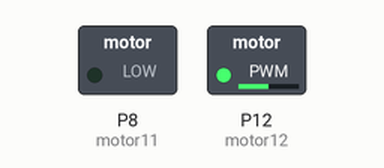
This program was run on a simulated BBC micro:bit (MakeCode). Parts: switched loads named in the program (green lamp = pin HIGH).

Above: at 0.05 s.
At 4.0 s:
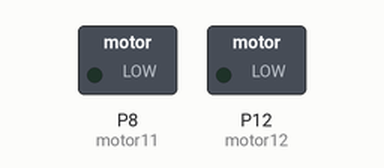
At 6.0 s:
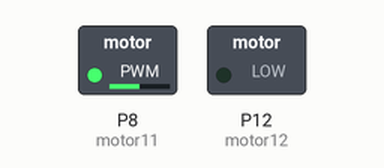
At 8.0 s:
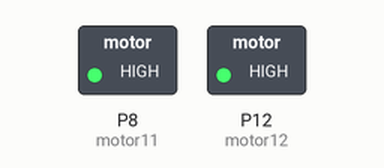
Timing chart, 0 to 10.4 s (numbered marks = the images above):
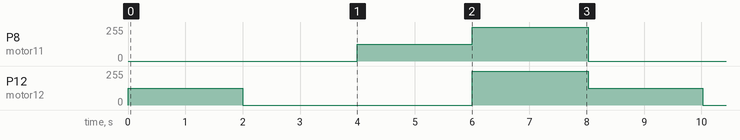

The program:

main.ts
```typescript
/**
 * Nifty Motor Driver Blocks
 * Motor Driver Extension for a general 2-motor configuration cart
 * default pin asign
 * - Motor1 P8 P12
 * - Motor2 P0 P16
 */

enum MotorEnum {
    //%blockId=nifty_motordriver_motor1
    //% block="Motor1"
    m1,
    //%blockId=nifty_motordriver_motor2
    //% block="Motor2"
    m2
}

//% weight=90 color=#228b22 icon="\u24C2"
namespace NiftyMotorDriver {
    let motor11: DigitalPin = DigitalPin.P8
    let motor12: DigitalPin = DigitalPin.P12
    let motor21: DigitalPin = DigitalPin.P0
    let motor22: DigitalPin = DigitalPin.P16
    let motor11a: AnalogPin = degitalPin2analogPin(motor11)
    let motor12a: AnalogPin = degitalPin2analogPin(motor12)
    let motor21a: AnalogPin = degitalPin2analogPin(motor21)
    let motor22a: AnalogPin = degitalPin2analogPin(motor22)

    //% blockId=initializeMotorDriver
    //% block="initialize Driver $motor pin1=$pin1 pin2=$pin2"
    export function initializeMotorDriver(motor: MotorEnum, pin1: DigitalPin, pin2: DigitalPin): void {
        if(motor == MotorEnum.m1) {
            motor11 = pin1
            motor12 = pin2
            motor11a = degitalPin2analogPin(motor11)
            motor12a = degitalPin2analogPin(motor12)
        } else {
            motor21 = pin1
            motor22 = pin2
            motor21a = degitalPin2analogPin(motor21)
            motor22a = degitalPin2analogPin(motor22)
        }
    }

    function degitalPin2analogPin(dpin: DigitalPin): AnalogPin {
        let apin: AnalogPin = 0
        if (dpin == DigitalPin.P0) apin = AnalogPin.P0
        else if (dpin == DigitalPin.P1) apin = AnalogPin.P1
        else if (dpin == DigitalPin.P2) apin = AnalogPin.P2
        else if (dpin == DigitalPin.P3) apin = AnalogPin.P3
        else if (dpin == DigitalPin.P4) apin = AnalogPin.P4
        else if (dpin == DigitalPin.P5) apin = AnalogPin.P5
        else if (dpin == DigitalPin.P6) apin = AnalogPin.P6
        else if (dpin == DigitalPin.P7) apin = AnalogPin.P7
        else if (dpin == DigitalPin.P8) apin = AnalogPin.P8
        else if (dpin == DigitalPin.P9) apin = AnalogPin.P9
        else if (dpin == DigitalPin.P10) apin = AnalogPin.P10
        else if (dpin == DigitalPin.P11) apin = AnalogPin.P11
        else if (dpin == DigitalPin.P12) apin = AnalogPin.P12
        else if (dpin == DigitalPin.P13) apin = AnalogPin.P13
        else if (dpin == DigitalPin.P14) apin = AnalogPin.P14
        else if (dpin == DigitalPin.P15) apin = AnalogPin.P15
        else if (dpin == DigitalPin.P16) apin = AnalogPin.P16
        else if (dpin == DigitalPin.P19) apin = AnalogPin.P19
        else if (dpin == DigitalPin.P20) apin = AnalogPin.P20
        return apin
    }

    let OutputVal = 0
    //% blockId=driveMotor
    //% block="drive motor $motor signed speed $sspeed"
    //% sspeed.min=-100 sspeed.max=100
    export function driveMotor(motor: MotorEnum, sspeed: number): void {
        if (motor == MotorEnum.m1) {
            if ( sspeed <0) {
                OutputVal = Math.trunc(-sspeed * 10.23)
                if (1023 < OutputVal) OutputVal = 1023
                pins.analogWritePin(motor11a, OutputVal)
                pins.digitalWritePin(motor12, 0)
            } else {
                OutputVal = Math.trunc(sspeed * 10.23)
                if (1023 < OutputVal) OutputVal = 1023
                pins.analogWritePin(motor12a, OutputVal)
                pins.digitalWritePin(motor11, 0)
            }
        } else {
            if (sspeed < 0) {
                OutputVal = Math.trunc(-sspeed * 10.23)
                if (1023 < OutputVal) OutputVal = 1023
                pins.analogWritePin(motor21a, OutputVal)
                pins.digitalWritePin(motor22, 0)
            } else {
                OutputVal = Math.trunc(sspeed * 10.23)
                if (1023 < OutputVal) OutputVal = 1023
                pins.analogWritePin(motor22a, OutputVal)
                pins.digitalWritePin(motor21, 0)
            }
        }
    }

    //% blockId=brakeMotor
    //% block="brake motor $motor"
    export function brakeMotor(motor: MotorEnum): void {
        if (motor == MotorEnum.m1) {
            pins.digitalWritePin(motor11, 1)
            pins.digitalWritePin(motor12, 1)
        } else {
            pins.digitalWritePin(motor21, 1)
            pins.digitalWritePin(motor22, 1)
        }
    }

    //% blockId=coastMotor
    //% block="coast motor $motor"
    export function coastMotor(motor: MotorEnum): void {
        if (motor == MotorEnum.m1) {
            pins.digitalWritePin(motor11, 0)
            pins.digitalWritePin(motor12, 0)
        } else {
            pins.digitalWritePin(motor21, 0)
            pins.digitalWritePin(motor22, 0)
        }
    }
}
```

test.ts
```typescript
NiftyMotorDriver.initializeMotorDriver(MotorEnum.m1, DigitalPin.P8, DigitalPin.P12)
basic.forever(function () {
    NiftyMotorDriver.driveMotor(MotorEnum.m1, 50)
    basic.pause(2000)
    NiftyMotorDriver.coastMotor(MotorEnum.m1)
    basic.pause(2000)
    NiftyMotorDriver.driveMotor(MotorEnum.m1, -50)
    basic.pause(2000)
    NiftyMotorDriver.brakeMotor(MotorEnum.m1)
    basic.pause(2000)
})
```

Measured:
- by itself, P8 (motor11): repeats every 8.0 s: 255/255 2.0 s, 0/255 4.0 s, 127/255 2.0 s
- by itself, P12 (motor12): repeats every 8.0 s: 0/255 4.0 s, 255/255 2.0 s, 127/255 2.0 s
